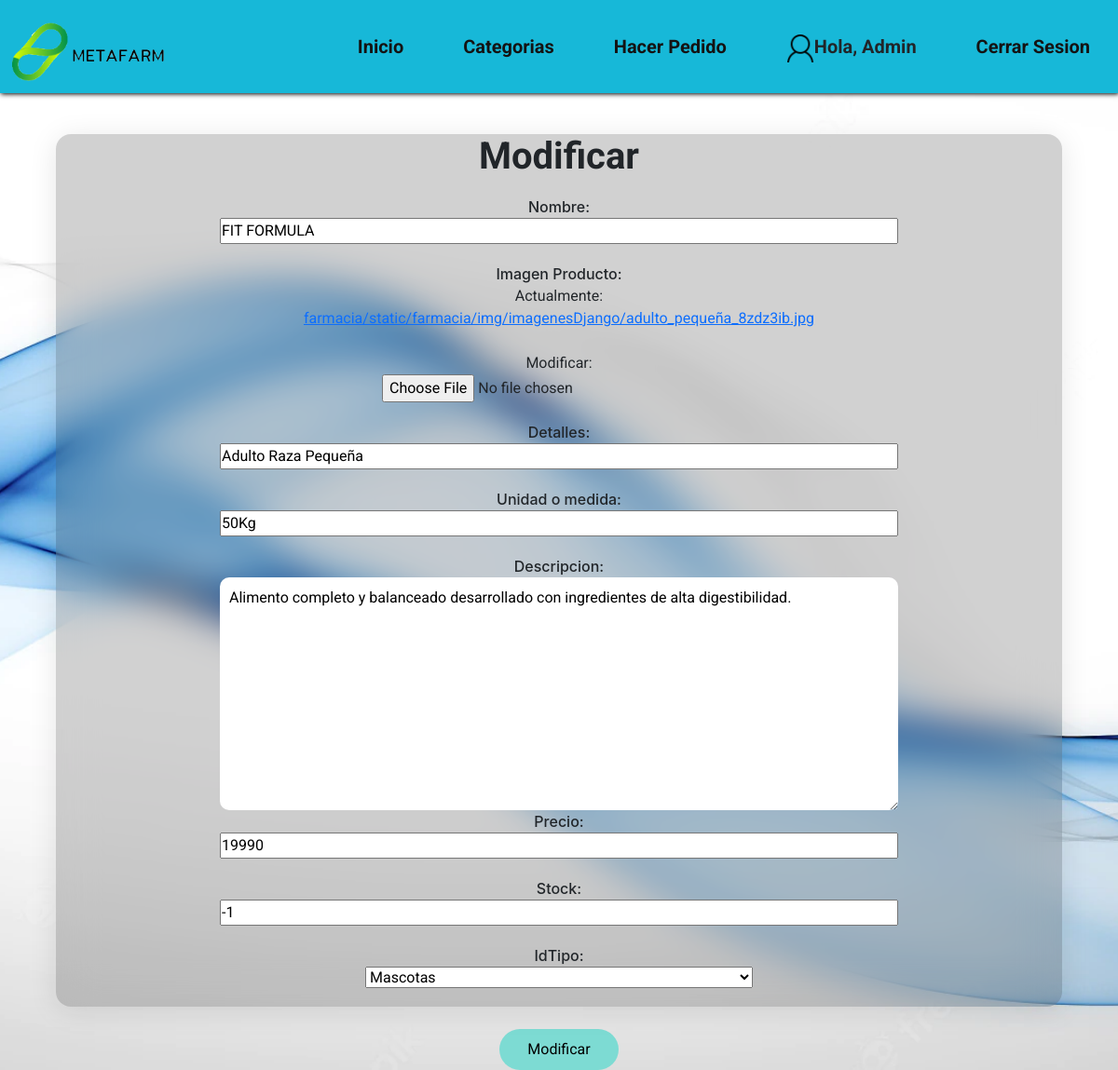
The page /mod/0 (signed in) on the database as committed earlier.
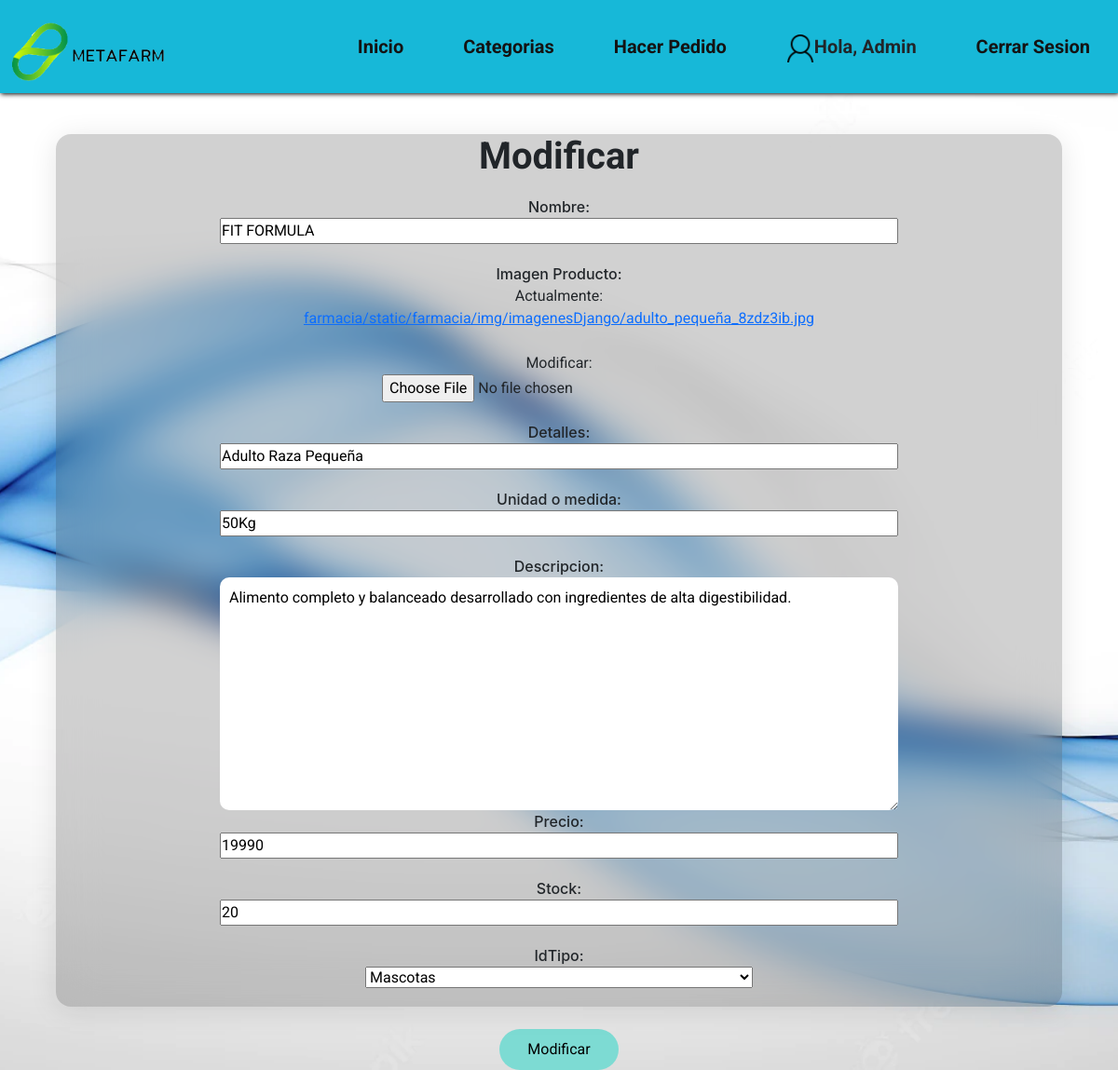
The same page on the database as committed later.
### farmacia/models.py (models this page shows, shortened)
class Producto (models.Model):
    idProducto = models.AutoField(primary_key=True, verbose_name='Id de Producto')
    photo_as_blob = models.ImageField(upload_to= 'farmacia/static/farmacia/img/imagenesDjango' ,verbose_name='imagen Producto')
    nombreProd = models.CharField(max_length=20, verbose_name='Nombre')
    descripEspecifica = models.CharField(max_length=200, verbose_name= 'Detalles')
    unidades = models.CharField (max_length=20, verbose_name= 'Unidad o medida')
    desc = models.TextField (max_length=500,null=True, blank=True ,verbose_name= 'descripcion')
    price = models.IntegerField (verbose_name='precio')
    stock = models.IntegerField (default=0, verbose_name='stock')
    IdTipo = models.ForeignKey(TipoProducto, on_delete=models.CASCADE)

### farmacia/views.py (the view)
# urls.py: path('mod/<id>',mod,name="mod"),
def mod (request, id):
    productos = Producto.objects.get(idProducto = id)
    datos = {
        'Agregar':Tabla_agregar(instance= productos)
    }
    if(request.method == 'POST'):
        varModificar = Tabla_agregar(request.POST, request.FILES ,instance=productos)
        if varModificar.is_valid():
            varModificar.save()
            messages.success(request,"modificado correctamente")
        return redirect(to='home')
    return render (request,'farmacia/update.html',datos)

### farmacia/forms.py
class Tabla_agregar(ModelForm):
    class Meta:
        model = Producto
        fields = ['nombreProd','photo_as_blob','descripEspecifica','unidades','desc','price','stock','IdTipo']

### farmacia/context_processor.py (called while the page is built)
def total_carrito(request):
    total = 0
    desc = 0.95
    if request.user.is_authenticated:
        if "carrito" in request.session.keys():
            for key, value in request.session["carrito"].items():
                total += int(value["acumulado"])
        return {"total_carrito": round(total*desc)}
    else:
        if "carrito" in request.session.keys():
            for key, value in request.session["carrito"].items():
                total += int(value["acumulado"])
        return {"total_carrito": total}

### farmacia/models.py (called while the page is built)
    def __str__(self):
        return self.nombreTipo

### farmacia/templates/farmacia/update.html (shortened to what this page needs)
{% load static %}
<!DOCTYPE html>
<html lang="en">
<head>
    <link href="https://cdn.jsdelivr.net/npm/bootstrap@5.1.3/dist/css/bootstrap.min.css" rel="stylesheet"
 />
    <link rel="stylesheet" href="{% static 'farmacia/CSS/Style.css' %}" />
    <link rel="stylesheet" href="https://cdnjs.cloudflare.com/ajax/libs/font-awesome/4.7.0/cssfont-awesome.min.css">
</head>
<body>
    <header>
        <div class="wrapper">
            <nav>
                <div>
                    <a href="{% url 'home' %}"><img src="{% static 'farmacia/img/logoverde.png.png' %}" alt="imagen_logo" class="logo" /></a>
                </div>
                <ul class="nav-menu wrapper">
                    <li><a href="{% url 'home' %}">Inicio</a></li>
                    <li><a href="#categorias">Categorias</a></li>
                    <li><a href="{% url 'comp' %}">Hacer Pedido</a></li>
                    {% if request.user.is_authenticated %}
                        <li><span><a><img src="{% static 'farmacia/img/klipartz.com.png'%}" width="30px">Hola, {{request.user}}</a></span></li>
                        <li><span><a href="{% url 'logout' %}">Cerrar Sesion</a></span></li>
                    {% endif %}
                </ul>
            </nav>
        </div>
    </header>
    <main class="addMain wrapper">
        <form  id="FormAdd" method="POST" enctype="multipart/form-data">
            <div class="formulario-updade">
                <h1>Modificar</h1>
                {{Agregar.as_table}}
            </div>
            <div class="contenedor-guardar">
                <input  class="Guardar-prod" type="submit" value="Modificar">
            </div>
        </form>
    </main>
</body>
</html>

Rows that differ between the two databases and show on the page:
changed Producto "FIT FORMULA": stock "-1" → "20"
